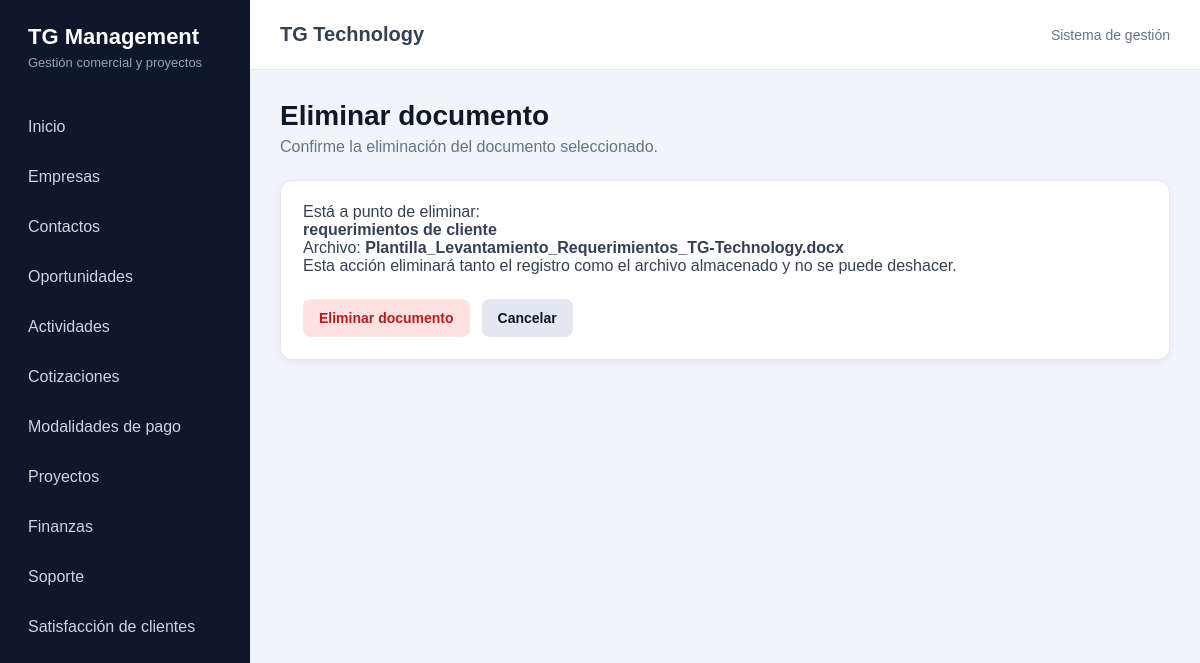
Page /proyectos/documentos/1/eliminar/ on the committed database.
### proyectos/models.py (models this page shows, shortened)
class DocumentoProyecto(models.Model):
    class Tipo(models.TextChoices):
        MINUTA = "minuta", "Minuta de reunión"
        REQUERIMIENTO = "requerimiento", "Requerimiento"
        CONTRATO = "contrato", "Contrato"
        PROPUESTA_TECNICA = "propuesta_tecnica", "Propuesta técnica"
        PROPUESTA_ECONOMICA = "propuesta_economica", "Propuesta económica"
        ORDEN_COMPRA = "orden_compra", "Orden de compra"
        INFORME = "informe", "Informe"
        ACTA_ENTREGA = "acta_entrega", "Acta de entrega"
        PLANO = "plano", "Plano"
        CERTIFICADO = "certificado", "Certificado"
        CORREO = "correo", "Correo o comunicación"
        OTRO = "otro", "Otro documento"
    proyecto = models.ForeignKey(
        "Proyecto",
        verbose_name="Proyecto",
        on_delete=models.CASCADE,
        related_name="documentos",
    )
    nombre = models.CharField(
        "Nombre del documento",
        max_length=200,
    )
    tipo = models.CharField(
        "Tipo de documento",
        max_length=30,
        choices=Tipo.choices,
        default=Tipo.OTRO,
    )
    descripcion = models.TextField(
        "Descripción",
        blank=True,
    )
    archivo = models.FileField(
        "Archivo",
        upload_to=documento_proyecto_upload_to,
    )
    cargado_por = models.ForeignKey(
        settings.AUTH_USER_MODEL,
        verbose_name="Cargado por",
        on_delete=models.SET_NULL,
        related_name="documentos_proyecto_cargados",
        blank=True,
        null=True,
    )
    creado_en = models.DateTimeField(
        "Fecha de carga",
        auto_now_add=True,
    )
    actualizado_en = models.DateTimeField(
        "Última modificación",
        auto_now=True,
    )
    class Meta:
        verbose_name = "Documento del proyecto"
        verbose_name_plural = "Documentos del proyecto"
        ordering = ["-creado_en"]
    @property
    def nombre_archivo(self):
        return os.path.basename(self.archivo.name)

### proyectos/views.py (the view, shortened to what this page needs)
def documento_eliminar(request, pk):
    documento = get_object_or_404(
        DocumentoProyecto.objects.select_related(
            "proyecto"
        ),
        pk=pk,
    )
    proyecto_pk = documento.proyecto.pk
    context = {
        "documento": documento,
        "proyecto": documento.proyecto,
    }
    return render(
        request,
        "proyectos/documento_confirmar_eliminar.html",
        context,
    )

### proyectos/templates/proyectos/documento_confirmar_eliminar.html (shortened to what this page needs)
{% extends "core/base.html" %}
{% block content %}
    <div class="encabezado-pagina">
        <div>
            <h1>Eliminar documento</h1>
            <p>
                Confirme la eliminación del documento seleccionado.
            </p>
        </div>
    </div>
    <div class="panel formulario">
        <div class="mensaje-advertencia">
            <p>
                Está a punto de eliminar:
            </p>
            <p>
                <strong>{{ documento.nombre }}</strong>
            </p>
            <p>
                Archivo:
                <strong>{{ documento.nombre_archivo }}</strong>
            </p>
            <p>
                Esta acción eliminará tanto el registro como
                el archivo almacenado y no se puede deshacer.
            </p>
        </div>
        <form method="post">
            <div class="acciones-formulario">
                <button
                    type="submit"
                    class="boton boton-peligro"
                >
                    Eliminar documento
                </button>
                <a
                    href="{% url 'proyectos:proyecto_detalle' proyecto.pk %}"
                    class="boton boton-secundario"
                >
                    Cancelar
                </a>
            </div>
        </form>
    </div>
{% endblock %}

### core/static/core/css/styles.css (style rules this page uses)
:root { --color-principal: #0f172a; --color-secundario: #1e293b; --color-acento: #38bdf8; --color-fondo: #f1f5f9; --color-blanco: #ffffff; --color-texto: #334155; --color-texto-secundario: #64748b; --color-borde: #e2e8f0; --color-exito: #16a34a; --color-advertencia: #d97706; --color-peligro: #b91c1c; --sombra-suave: 0 3px 10px rgba(15, 23, 42, 0.05); }
* { box-sizing: border-box; margin: 0; padding: 0; }
body { min-height: 100vh; font-family: Arial, Helvetica, sans-serif; background-color: var(--color-fondo); color: var(--color-texto); }
.encabezado-pagina { margin-bottom: 24px; }
.encabezado-pagina h1 { margin-bottom: 6px; font-size: 28px; color: var(--color-principal); }
.encabezado-pagina p { color: var(--color-texto-secundario); }
.panel { padding: 22px; border: 1px solid var(--color-borde); border-radius: 12px; background-color: var(--color-blanco); box-shadow: var(--sombra-suave); }
.acciones-formulario { display: flex; gap: 12px; margin-top: 24px; }
.boton { display: inline-block; padding: 11px 16px; border: none; border-radius: 8px; background-color: var(--color-acento); color: var(--color-principal); font-family: inherit; font-size: 14px; font-weight: 700; text-align: center; text-decoration: none; cursor: pointer; transition: opacity 0.2s ease, transform 0.2s ease; }
.boton-secundario { background-color: #e2e8f0; color: var(--color-principal); }
.boton-peligro { background-color: #fee2e2; color: var(--color-peligro); }
.formulario { max-width: 950px; }
.boton-peligro { background-color: #fee2e2; color: #b91c1c; }

### rows in the picture
DocumentoProyecto: nombre "requerimientos de cliente", nombre_archivo "Plantilla_Levantamiento_Requerimientos_TG-Technology.docx"
